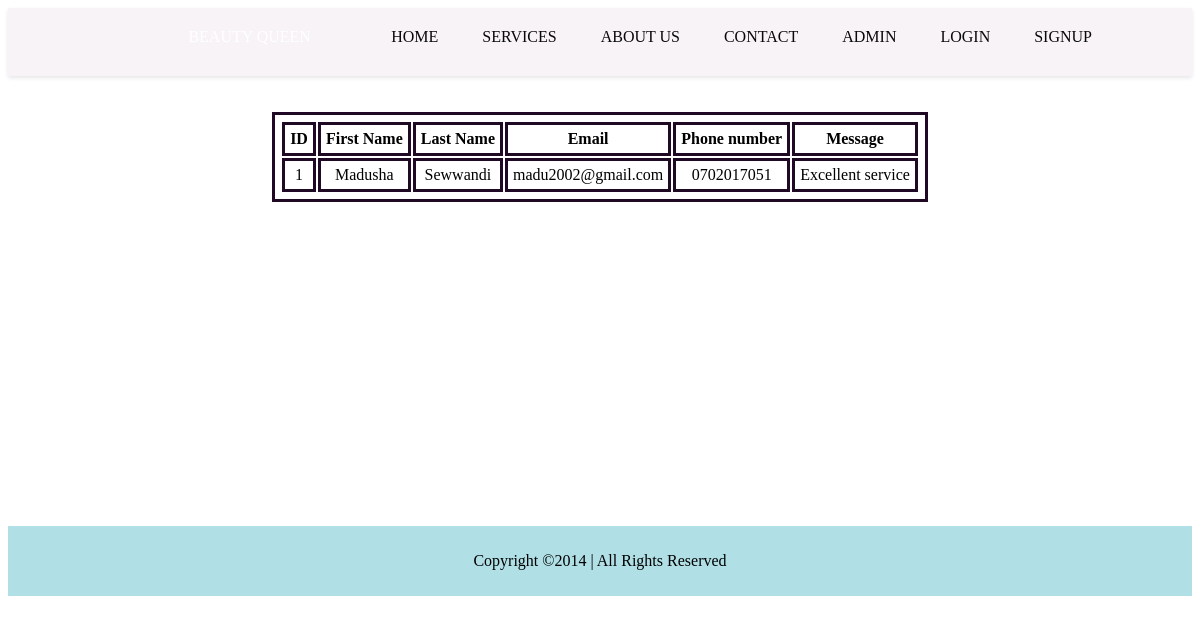
Screenshot of /pages/adminfeed.php with the database file from the repository.
### tables this page shows
CREATE TABLE `contact` (
  `id` int(11) NOT NULL,
  `first_name` varchar(100) NOT NULL,
  `last_name` varchar(100) NOT NULL,
  `email` varchar(100) NOT NULL,
  `phone_number` varchar(15) DEFAULT NULL,
  `message` text NOT NULL
);

### pages/adminfeed.php (the view, shortened to what this page needs)
<?php
include 'database/connection.php';
?>
<!DOCTYPE html>
<html lang="en">
<head>
<link rel="stylesheet" href="styles/home.css">
</head>
<body background="https://wallpaperaccess.com/full/1204586.jpg">
<?php include 'header.php';?>
<br><br>
 <link rel="stylesheet" href="styles/adminfeed.css">
<?php
    $stmt = $pdo->query("SELECT * FROM `contact` ORDER BY id DESC");
    $feed = $stmt->fetchAll(PDO::FETCH_ASSOC);
    ?>
<table class="app" border ="1" align="center">
        <tr>
            <th>ID</th>
            <th>First Name</th>
            <th>Last Name</th>
            <th>Email</th>
            <th>Phone number</th>
            <th>Message</th>
        </tr>
        <?php foreach ($feed as $msg): ?>
        <tr>
            <td><?= $msg['id']; ?></td>
            <td><?= $msg['first_name']; ?></td>
            <td><?= $msg['last_name']; ?></td>
            <td><?= $msg['email']; ?></td>
            <td><?= $msg['phone_number']; ?></td>
            <td><?= $msg['message']; ?></td>
        </tr>
        <?php endforeach; ?>
</table>
<br><br><br><br><br><br><br><br><br><br><br><br><br><br><br><br>
<br><br>
<?php include 'footer.php'; ?>
</body>
</html>

### styles/home.css (style rules this page uses)
.table.th,td { padding: 15px }

### styles/adminfeed.css (style rules this page uses)
table,th,td { border:3px solid rgb(31, 9, 36); padding: 5px; border-spacing:2px; }
td { text-align: center; }

### rows the page displays
contact: id "1", first_name "Madusha", last_name "Sewwandi", email "madu2002@gmail.com", phone_number "0702017051", message "Excellent service"
